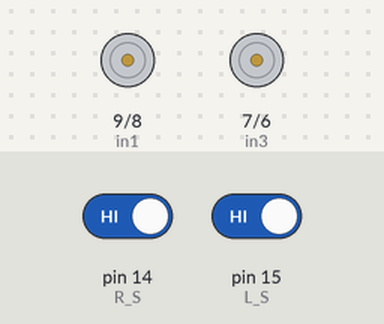
Recording of a sketch running on a simulated Arduino Uno, built with avr-gcc and run on an emulated ATmega328P. Shown: motor-driver pin pairs drawn as motors (green arrow = first pin HIGH = forward, orange = second pin HIGH = backward, longer = more drive, scaled by the enable pin). The test bench sets the inputs (shaded band); at power-on: pin 14 (R_S) HIGH, pin 15 (L_S) HIGH.

Above: at 1.2 s.
1.3 s: pin 14 (R_S) driven LOW
At 1.9 s:
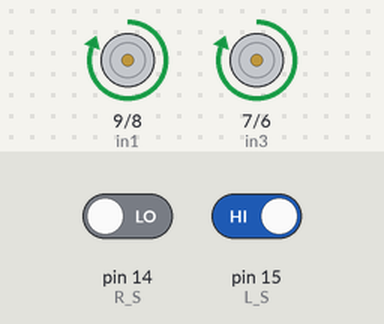
2.8 s: pin 15 (L_S) driven LOW
At 4.0 s:
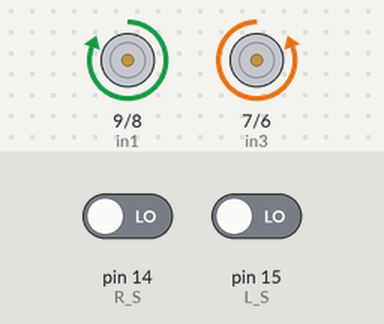
4.3 s: pin 14 (R_S) driven HIGH
At 5.3 s:
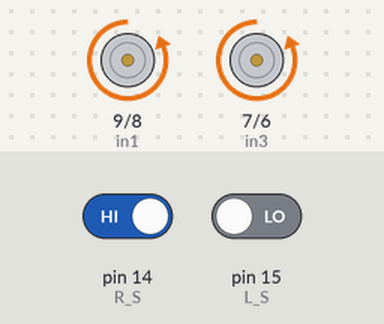
5.8 s: pin 15 (L_S) driven HIGH
At 6.5 s:
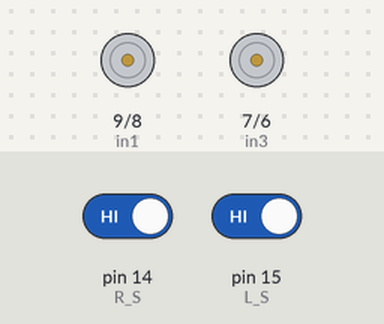
Timing chart, 0 to 8.3 s (numbered marks = the images above; inputs shaded):
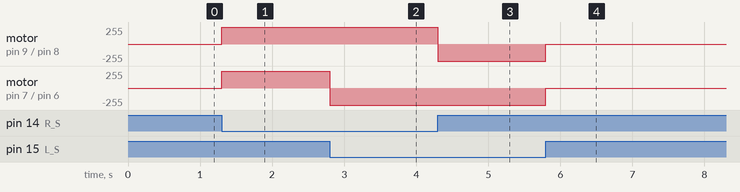

The sketch:

line_following_car.ino
```cpp
// Line Following Arduino Car
#define enA 10
#define in1 9
#define in2 8
#define in3 7
#define in4 6
#define enB 5

// IR Sensors
#define R_S 14   // Right sensor
#define L_S 15   // Left sensor

void setup() {
  pinMode(R_S, INPUT);
  pinMode(L_S, INPUT);

  pinMode(enA, OUTPUT);
  pinMode(in1, OUTPUT);
  pinMode(in2, OUTPUT);
  pinMode(in3, OUTPUT);
  pinMode(in4, OUTPUT);
  pinMode(enB, OUTPUT);

  // Set motor speed
  analogWrite(enA, 255);
  analogWrite(enB, 255);
}

void loop() {
  // Both sensors on white surface
  if (digitalRead(R_S) == 0 && digitalRead(L_S) == 0) {
    forward();
  }
  // Right sensor on black line
  else if (digitalRead(R_S) == 1 && digitalRead(L_S) == 0) {
    turnRight();
  }
  // Left sensor on black line
  else if (digitalRead(R_S) == 0 && digitalRead(L_S) == 1) {
    turnLeft();
  }
  // Both sensors on black line
  else {
    stopCar();
  }
}

// Motor control functions
void forward() {
  digitalWrite(in1, HIGH);
  digitalWrite(in2, LOW);
  digitalWrite(in3, LOW);
  digitalWrite(in4, HIGH);
}

void turnRight() {
  digitalWrite(in1, LOW);
  digitalWrite(in2, HIGH);
  digitalWrite(in3, LOW);
  digitalWrite(in4, HIGH);
}

void turnLeft() {
  digitalWrite(in1, HIGH);
  digitalWrite(in2, LOW);
  digitalWrite(in3, HIGH);
  digitalWrite(in4, LOW);
}

void stopCar() {
  digitalWrite(in1, LOW);
  digitalWrite(in2, LOW);
  digitalWrite(in3, LOW);
  digitalWrite(in4, LOW);
}
```

Measured:
- after the input at 1.3 s, motor on pin 9 (in1) / pin 8 (in2), motor on pin 7 (in3) / pin 6 (in4): stopped → forward 255/255 at once
- after the input at 2.8 s, motor on pin 7 (in3) / pin 6 (in4): forward 255/255 → backward 255/255 at once
- after the input at 4.3 s, motor on pin 9 (in1) / pin 8 (in2): forward 255/255 → backward 255/255 at once
- after the input at 5.8 s, motor on pin 9 (in1) / pin 8 (in2), motor on pin 7 (in3) / pin 6 (in4): backward 255/255 → stopped at once
